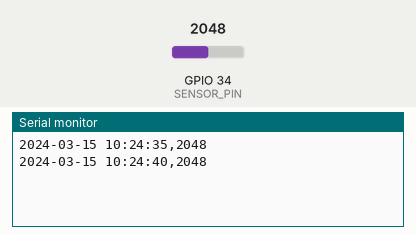
This sketch was run on a simulated ESP32. Shown: the last lines printed to the serial monitor. The test bench sets the inputs (shaded band); at power-on: GPIO 34 (SENSOR_PIN) = 2048. The local clock reads 2024-03-15 10:24:30 at power-on unless the sketch sets it; storage starts empty.

Above: at 10.8 s.
10.9 s: GPIO 34 (SENSOR_PIN) set to 2866
At 16.1 s:
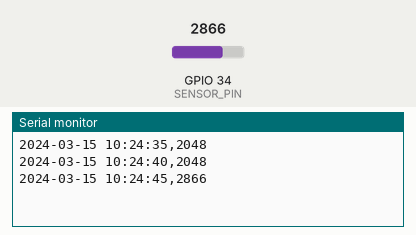
18.3 s: GPIO 34 (SENSOR_PIN) set to 3603
At 21.1 s:
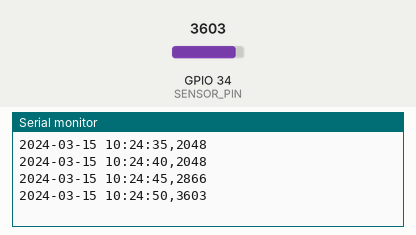
Timing chart, 0 to 22.6 s (numbered marks = the images above; inputs shaded):
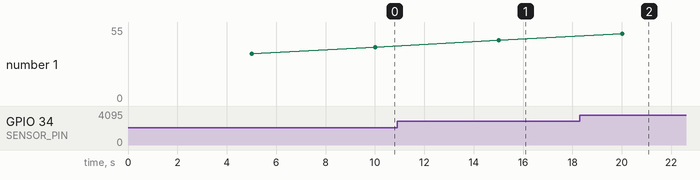

Measured:
- after the input at 10.9 s, the serial monitor: prints a new line after 4.1 s (image 1)
- after the input at 18.3 s, the serial monitor: prints a new line after 1.7 s (image 2)

The sketch:

day_40_data_logger.ino
```cpp
// Day 40: Timestamped analog readings to a microSD card.
// DS3231 I2C: SDA 21, SCL 22. SD SPI: CS 5, SCK 18, MISO 19, MOSI 23.
// Potentiometer wiper -> GPIO 34; outer legs -> 3V3 and GND.
#include <Wire.h>
#include <RTClib.h>
#include <SPI.h>
#include <SD.h>
RTC_DS3231 rtc;
const int SD_CS = 5;
const int SENSOR_PIN = 34;
unsigned long lastLog = 0;
void setup() {
  Serial.begin(115200);
  Wire.begin(21, 22);
  if (!rtc.begin()) { Serial.println("RTC missing"); while (true) delay(1000); }
  if (rtc.lostPower()) rtc.adjust(DateTime(F(__DATE__), F(__TIME__)));
  SPI.begin(18, 19, 23, SD_CS);
  if (!SD.begin(SD_CS, SPI)) { Serial.println("SD init failed"); while (true) delay(1000); }
  if (!SD.exists("/readings.csv")) {
    File f = SD.open("/readings.csv", FILE_WRITE);
    if (f) { f.println("timestamp,adc_raw"); f.close(); }
  }
}
void loop() {
  if (millis() - lastLog >= 5000) {
    lastLog = millis();
    DateTime t = rtc.now();
    int reading = analogRead(SENSOR_PIN);
    char stamp[24];
    snprintf(stamp, sizeof(stamp), "%04d-%02d-%02d %02d:%02d:%02d",
      t.year(), t.month(), t.day(), t.hour(), t.minute(), t.second());
    File f = SD.open("/readings.csv", FILE_APPEND);
    if (f) {
      f.print(stamp); f.print(","); f.println(reading); f.close();
      Serial.print(stamp); Serial.print(","); Serial.println(reading);
    } else Serial.println("Could not append to CSV");
  }
}
```
